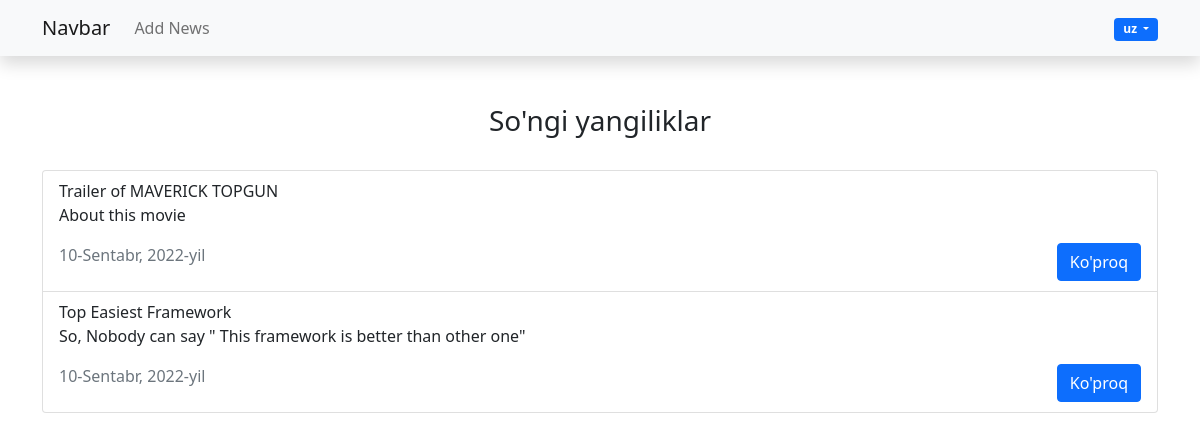
Page /uz/ on the committed database.
### main/models.py (models this page shows, shortened)
class New(models.Model):
      title = models.CharField(max_length=150)
      body = models.TextField()
      date = models.DateField()

### main/views.py (the view)
# urls.py: path('', index, name='home'),
def index(request):
      text = _("So'ngi yangiliklar")
      news = New.objects.all().order_by('-id')
      return render(request, 'index.html', {'news':news, 'text':text})

### templates/index.html (shortened to what this page needs)
{% load i18n %}
<!doctype html>
<html lang="en">
  <head>
    <link href="https://cdn.jsdelivr.net/npm/bootstrap@5.0.2/dist/css/bootstrap.min.css" rel="stylesheet">
  </head>
  <body>
      <nav class=" shadow navbar navbar-expand-lg navbar-light bg-light">
            <div class="container">
              <a class="navbar-brand" href="/">Navbar</a>
              <div class="collapse navbar-collapse" id="navbarSupportedContent">
                <ul class="navbar-nav me-auto mb-2 mb-lg-0">
                  <li class="nav-item">
                    <a class="nav-link" href="{%  url 'new' %}"> Add News </a>
                   </li>
                </ul>
                <div class="dropdown">
                  {% get_current_language as current_language %}
                  <button class="btn badge bg-primary dropdown-toggle" type="button" data-bs-toggle="dropdown" aria-expanded="false">
                   {{current_language}}
                  </button>
                </div>
              </div>
            </div>
      </nav>
      <br><br>
      <div class="container">
             <center><h3>{{text}}</h3></center><br>
            <ul class="list-group list-group-horizontal-xxl">
                  {% for i in news  %}
                  <li class="list-group-item">{{i.title}} <br>
                    <p>{{i.body}}</p>
                        <a style="float: right;" class="btn btn-primary" href="#" > {% trans 'Read more' %} </a>
                         <p style="float: left;"  class="text-muted" >{{i.date}}</p>
                  </li>
                  {% endfor %}
            </ul>
      </div>
  </body>
</html>

### rows in the picture
New: title "Trailer of MAVERICK TOPGUN", body "About this movie", date "10-Sentabr, 2022-yil"
New: title "Top Easiest Framework", body "So, Nobody can say \" This framework is better than other one\"", date "10-Sentabr, 2022-yil"

### other values in the picture
{{ current_language }} "uz"
{{ text }} "So'ngi yangiliklar"
